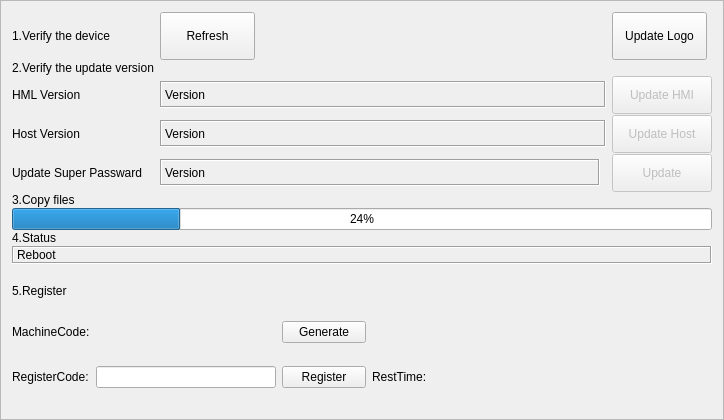
<?xml version="1.0" encoding="UTF-8"?>
<ui version="4.0">
 <class>ICUpdateSystem</class>
 <widget class="QFrame" name="ICUpdateSystem">
  <property name="geometry">
   <rect>
    <x>0</x>
    <y>0</y>
    <width>724</width>
    <height>420</height>
   </rect>
  </property>
  <property name="sizePolicy">
   <sizepolicy hsizetype="Maximum" vsizetype="Maximum">
    <horstretch>0</horstretch>
    <verstretch>0</verstretch>
   </sizepolicy>
  </property>
  <property name="windowTitle">
   <string>Frame</string>
  </property>
  <property name="styleSheet">
   <string notr="true">QMessageBox QAbstractButton
{
    min-width: 90px;
	min-height:30px;
}
</string>
  </property>
  <property name="frameShape">
   <enum>QFrame::StyledPanel</enum>
  </property>
  <property name="frameShadow">
   <enum>QFrame::Raised</enum>
  </property>
  <layout class="QGridLayout" name="gridLayout">
   <property name="verticalSpacing">
    <number>1</number>
   </property>
   <item row="0" column="3">
    <widget class="QToolButton" name="updateLogoButton">
     <property name="sizePolicy">
      <sizepolicy hsizetype="Preferred" vsizetype="Fixed">
       <horstretch>0</horstretch>
       <verstretch>0</verstretch>
      </sizepolicy>
     </property>
     <property name="minimumSize">
      <size>
       <width>90</width>
       <height>48</height>
      </size>
     </property>
     <property name="maximumSize">
      <size>
       <width>95</width>
       <height>16777215</height>
      </size>
     </property>
     <property name="text">
      <string>Update Logo</string>
     </property>
    </widget>
   </item>
   <item row="0" column="0">
    <widget class="QLabel" name="deviceLabel">
     <property name="sizePolicy">
      <sizepolicy hsizetype="Maximum" vsizetype="Maximum">
       <horstretch>0</horstretch>
       <verstretch>0</verstretch>
      </sizepolicy>
     </property>
     <property name="text">
      <string>1.Verify the device</string>
     </property>
    </widget>
   </item>
   <item row="9" column="0" rowspan="2" colspan="4">
    <widget class="QWidget" name="registerContainer" native="true">
     <layout class="QGridLayout" name="gridLayout_2">
      <property name="verticalSpacing">
       <number>4</number>
      </property>
      <property name="margin">
       <number>0</number>
      </property>
      <item row="0" column="0">
       <widget class="QLabel" name="label_6">
        <property name="sizePolicy">
         <sizepolicy hsizetype="Fixed" vsizetype="Fixed">
          <horstretch>0</horstretch>
          <verstretch>0</verstretch>
         </sizepolicy>
        </property>
        <property name="text">
         <string>5.Register</string>
        </property>
       </widget>
      </item>
      <item row="1" column="0">
       <widget class="QLabel" name="label_4">
        <property name="sizePolicy">
         <sizepolicy hsizetype="Fixed" vsizetype="Fixed">
          <horstretch>0</horstretch>
          <verstretch>0</verstretch>
         </sizepolicy>
        </property>
        <property name="text">
         <string>MachineCode:</string>
        </property>
       </widget>
      </item>
      <item row="1" column="2">
       <widget class="QPushButton" name="generateBtn">
        <property name="sizePolicy">
         <sizepolicy hsizetype="Fixed" vsizetype="Fixed">
          <horstretch>0</horstretch>
          <verstretch>0</verstretch>
         </sizepolicy>
        </property>
        <property name="maximumSize">
         <size>
          <width>84</width>
          <height>16777215</height>
         </size>
        </property>
        <property name="text">
         <string>Generate</string>
        </property>
       </widget>
      </item>
      <item row="2" column="0">
       <widget class="QLabel" name="label_5">
        <property name="sizePolicy">
         <sizepolicy hsizetype="Fixed" vsizetype="Fixed">
          <horstretch>0</horstretch>
          <verstretch>0</verstretch>
         </sizepolicy>
        </property>
        <property name="text">
         <string>RegisterCode:</string>
        </property>
       </widget>
      </item>
      <item row="2" column="1">
       <widget class="ICLineEditWithVirtualNumericKeypad" name="registerCode">
        <property name="sizePolicy">
         <sizepolicy hsizetype="Fixed" vsizetype="Fixed">
          <horstretch>0</horstretch>
          <verstretch>0</verstretch>
         </sizepolicy>
        </property>
        <property name="minimumSize">
         <size>
          <width>180</width>
          <height>0</height>
         </size>
        </property>
        <property name="maximumSize">
         <size>
          <width>180</width>
          <height>180</height>
         </size>
        </property>
       </widget>
      </item>
      <item row="2" column="2">
       <widget class="QPushButton" name="registerBtn">
        <property name="sizePolicy">
         <sizepolicy hsizetype="Fixed" vsizetype="Fixed">
          <horstretch>0</horstretch>
          <verstretch>0</verstretch>
         </sizepolicy>
        </property>
        <property name="minimumSize">
         <size>
          <width>27</width>
          <height>0</height>
         </size>
        </property>
        <property name="maximumSize">
         <size>
          <width>84</width>
          <height>16777215</height>
         </size>
        </property>
        <property name="text">
         <string>Register</string>
        </property>
       </widget>
      </item>
      <item row="2" column="3">
       <widget class="QLabel" name="label_3">
        <property name="sizePolicy">
         <sizepolicy hsizetype="Fixed" vsizetype="Fixed">
          <horstretch>0</horstretch>
          <verstretch>0</verstretch>
         </sizepolicy>
        </property>
        <property name="minimumSize">
         <size>
          <width>29</width>
          <height>0</height>
         </size>
        </property>
        <property name="maximumSize">
         <size>
          <width>84</width>
          <height>16777215</height>
         </size>
        </property>
        <property name="layoutDirection">
         <enum>Qt::RightToLeft</enum>
        </property>
        <property name="text">
         <string>RestTime:</string>
        </property>
       </widget>
      </item>
      <item row="2" column="4">
       <widget class="QLabel" name="restTime">
        <property name="sizePolicy">
         <sizepolicy hsizetype="Preferred" vsizetype="Fixed">
          <horstretch>0</horstretch>
          <verstretch>0</verstretch>
         </sizepolicy>
        </property>
        <property name="text">
         <string/>
        </property>
       </widget>
      </item>
      <item row="0" column="1">
       <widget class="QLabel" name="tipLabel">
        <property name="text">
         <string/>
        </property>
       </widget>
      </item>
      <item row="1" column="1">
       <widget class="QLabel" name="machineCode">
        <property name="text">
         <string/>
        </property>
       </widget>
      </item>
     </layout>
    </widget>
   </item>
   <item row="5" column="0">
    <widget class="QLabel" name="copyFilesLabel">
     <property name="sizePolicy">
      <sizepolicy hsizetype="Maximum" vsizetype="Maximum">
       <horstretch>0</horstretch>
       <verstretch>0</verstretch>
      </sizepolicy>
     </property>
     <property name="text">
      <string>3.Copy files</string>
     </property>
    </widget>
   </item>
   <item row="0" column="1">
    <widget class="QToolButton" name="refreshToolButton">
     <property name="sizePolicy">
      <sizepolicy hsizetype="Maximum" vsizetype="Fixed">
       <horstretch>0</horstretch>
       <verstretch>0</verstretch>
      </sizepolicy>
     </property>
     <property name="minimumSize">
      <size>
       <width>90</width>
       <height>48</height>
      </size>
     </property>
     <property name="maximumSize">
      <size>
       <width>95</width>
       <height>16777215</height>
      </size>
     </property>
     <property name="text">
      <string>Refresh</string>
     </property>
    </widget>
   </item>
   <item row="6" column="0" colspan="4">
    <widget class="QProgressBar" name="copyFilesProgressBar">
     <property name="value">
      <number>24</number>
     </property>
    </widget>
   </item>
   <item row="2" column="0">
    <widget class="QLabel" name="label">
     <property name="sizePolicy">
      <sizepolicy hsizetype="Fixed" vsizetype="Fixed">
       <horstretch>0</horstretch>
       <verstretch>0</verstretch>
      </sizepolicy>
     </property>
     <property name="text">
      <string>HML Version</string>
     </property>
    </widget>
   </item>
   <item row="8" column="0" colspan="4">
    <widget class="QLabel" name="statusLabel">
     <property name="sizePolicy">
      <sizepolicy hsizetype="Preferred" vsizetype="Maximum">
       <horstretch>0</horstretch>
       <verstretch>0</verstretch>
      </sizepolicy>
     </property>
     <property name="frameShape">
      <enum>QFrame::Box</enum>
     </property>
     <property name="frameShadow">
      <enum>QFrame::Sunken</enum>
     </property>
     <property name="text">
      <string>Reboot</string>
     </property>
    </widget>
   </item>
   <item row="7" column="0">
    <widget class="QLabel" name="rebootLabel">
     <property name="sizePolicy">
      <sizepolicy hsizetype="Maximum" vsizetype="Maximum">
       <horstretch>0</horstretch>
       <verstretch>0</verstretch>
      </sizepolicy>
     </property>
     <property name="text">
      <string>4.Status</string>
     </property>
    </widget>
   </item>
   <item row="3" column="0">
    <widget class="QLabel" name="label_2">
     <property name="sizePolicy">
      <sizepolicy hsizetype="Fixed" vsizetype="Fixed">
       <horstretch>0</horstretch>
       <verstretch>0</verstretch>
      </sizepolicy>
     </property>
     <property name="text">
      <string>Host Version</string>
     </property>
    </widget>
   </item>
   <item row="2" column="1" colspan="2">
    <widget class="QLabel" name="hmiVersionShowLabel">
     <property name="sizePolicy">
      <sizepolicy hsizetype="Expanding" vsizetype="Fixed">
       <horstretch>0</horstretch>
       <verstretch>0</verstretch>
      </sizepolicy>
     </property>
     <property name="minimumSize">
      <size>
       <width>412</width>
       <height>23</height>
      </size>
     </property>
     <property name="maximumSize">
      <size>
       <width>16777215</width>
       <height>27</height>
      </size>
     </property>
     <property name="frameShape">
      <enum>QFrame::Box</enum>
     </property>
     <property name="frameShadow">
      <enum>QFrame::Sunken</enum>
     </property>
     <property name="text">
      <string>Version</string>
     </property>
    </widget>
   </item>
   <item row="3" column="1" colspan="2">
    <widget class="QLabel" name="hostVersionShowLabel">
     <property name="sizePolicy">
      <sizepolicy hsizetype="Expanding" vsizetype="Fixed">
       <horstretch>0</horstretch>
       <verstretch>0</verstretch>
      </sizepolicy>
     </property>
     <property name="minimumSize">
      <size>
       <width>412</width>
       <height>23</height>
      </size>
     </property>
     <property name="maximumSize">
      <size>
       <width>16777212</width>
       <height>27</height>
      </size>
     </property>
     <property name="frameShape">
      <enum>QFrame::Box</enum>
     </property>
     <property name="frameShadow">
      <enum>QFrame::Sunken</enum>
     </property>
     <property name="text">
      <string>Version</string>
     </property>
    </widget>
   </item>
   <item row="3" column="3">
    <widget class="QToolButton" name="connectHostButton">
     <property name="enabled">
      <bool>false</bool>
     </property>
     <property name="sizePolicy">
      <sizepolicy hsizetype="Preferred" vsizetype="Fixed">
       <horstretch>0</horstretch>
       <verstretch>0</verstretch>
      </sizepolicy>
     </property>
     <property name="minimumSize">
      <size>
       <width>100</width>
       <height>38</height>
      </size>
     </property>
     <property name="maximumSize">
      <size>
       <width>100</width>
       <height>16777215</height>
      </size>
     </property>
     <property name="text">
      <string>Update Host</string>
     </property>
    </widget>
   </item>
   <item row="2" column="3">
    <widget class="QToolButton" name="updateToolButton">
     <property name="enabled">
      <bool>false</bool>
     </property>
     <property name="sizePolicy">
      <sizepolicy hsizetype="Preferred" vsizetype="Fixed">
       <horstretch>0</horstretch>
       <verstretch>0</verstretch>
      </sizepolicy>
     </property>
     <property name="minimumSize">
      <size>
       <width>100</width>
       <height>38</height>
      </size>
     </property>
     <property name="maximumSize">
      <size>
       <width>100</width>
       <height>16777215</height>
      </size>
     </property>
     <property name="text">
      <string>Update HMI</string>
     </property>
    </widget>
   </item>
   <item row="1" column="0">
    <widget class="QLabel" name="versionLabel">
     <property name="sizePolicy">
      <sizepolicy hsizetype="Fixed" vsizetype="Fixed">
       <horstretch>0</horstretch>
       <verstretch>0</verstretch>
      </sizepolicy>
     </property>
     <property name="text">
      <string>2.Verify the update version</string>
     </property>
    </widget>
   </item>
   <item row="4" column="0">
    <widget class="QLabel" name="label_7">
     <property name="sizePolicy">
      <sizepolicy hsizetype="Fixed" vsizetype="Fixed">
       <horstretch>0</horstretch>
       <verstretch>0</verstretch>
      </sizepolicy>
     </property>
     <property name="text">
      <string>Update Super Passward</string>
     </property>
    </widget>
   </item>
   <item row="4" column="3">
    <widget class="QToolButton" name="updatePasswardButton">
     <property name="enabled">
      <bool>false</bool>
     </property>
     <property name="sizePolicy">
      <sizepolicy hsizetype="Preferred" vsizetype="Fixed">
       <horstretch>0</horstretch>
       <verstretch>0</verstretch>
      </sizepolicy>
     </property>
     <property name="minimumSize">
      <size>
       <width>100</width>
       <height>38</height>
      </size>
     </property>
     <property name="maximumSize">
      <size>
       <width>100</width>
       <height>16777215</height>
      </size>
     </property>
     <property name="text">
      <string>Update</string>
     </property>
    </widget>
   </item>
   <item row="4" column="1">
    <widget class="QLabel" name="updatePasswardLabel">
     <property name="sizePolicy">
      <sizepolicy hsizetype="Expanding" vsizetype="Fixed">
       <horstretch>0</horstretch>
       <verstretch>0</verstretch>
      </sizepolicy>
     </property>
     <property name="minimumSize">
      <size>
       <width>412</width>
       <height>23</height>
      </size>
     </property>
     <property name="maximumSize">
      <size>
       <width>16777215</width>
       <height>27</height>
      </size>
     </property>
     <property name="frameShape">
      <enum>QFrame::Box</enum>
     </property>
     <property name="frameShadow">
      <enum>QFrame::Sunken</enum>
     </property>
     <property name="text">
      <string>Version</string>
     </property>
    </widget>
   </item>
  </layout>
 </widget>
 <customwidgets>
  <customwidget>
   <class>ICLineEditWithVirtualNumericKeypad</class>
   <extends>QLineEdit</extends>
   <header>iclineeditwithvirtualnumerickeypad.h</header>
  </customwidget>
 </customwidgets>
 <resources/>
 <connections/>
</ui>
